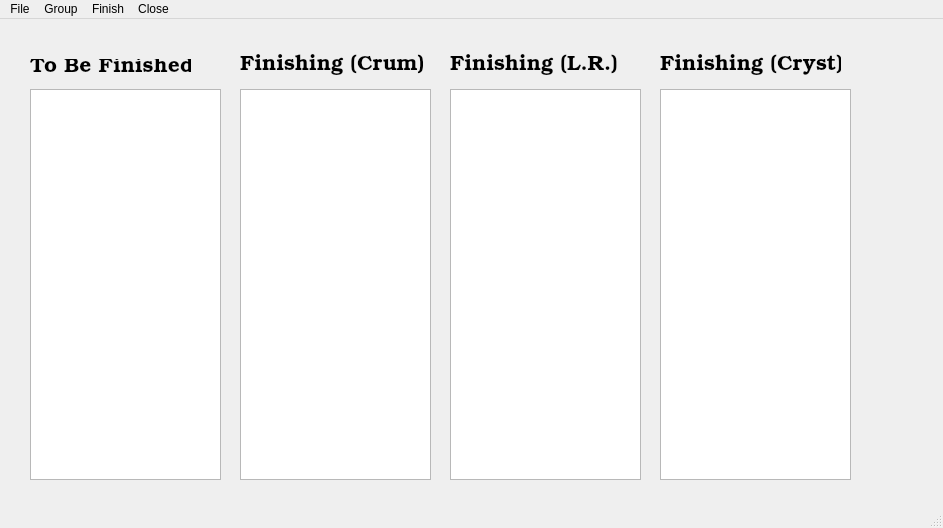
<?xml version="1.0" encoding="UTF-8"?>
<ui version="4.0">
 <class>MainWindow</class>
 <widget class="QMainWindow" name="MainWindow">
  <property name="geometry">
   <rect>
    <x>0</x>
    <y>0</y>
    <width>943</width>
    <height>528</height>
   </rect>
  </property>
  <property name="windowTitle">
   <string>MainWindow</string>
  </property>
  <widget class="QWidget" name="centralwidget">
   <widget class="QListWidget" name="listToBe">
    <property name="geometry">
     <rect>
      <x>30</x>
      <y>70</y>
      <width>191</width>
      <height>391</height>
     </rect>
    </property>
    <property name="font">
     <font>
      <family>URW Bookman L</family>
      <pointsize>12</pointsize>
     </font>
    </property>
   </widget>
   <widget class="QListWidget" name="listCrumFin">
    <property name="geometry">
     <rect>
      <x>240</x>
      <y>70</y>
      <width>191</width>
      <height>391</height>
     </rect>
    </property>
    <property name="font">
     <font>
      <family>URW Bookman L</family>
      <pointsize>12</pointsize>
     </font>
    </property>
   </widget>
   <widget class="QListWidget" name="listLRFin">
    <property name="geometry">
     <rect>
      <x>450</x>
      <y>70</y>
      <width>191</width>
      <height>391</height>
     </rect>
    </property>
    <property name="font">
     <font>
      <family>URW Bookman L</family>
      <pointsize>12</pointsize>
     </font>
    </property>
   </widget>
   <widget class="QListWidget" name="listCry">
    <property name="geometry">
     <rect>
      <x>660</x>
      <y>70</y>
      <width>191</width>
      <height>391</height>
     </rect>
    </property>
    <property name="font">
     <font>
      <family>URW Bookman L</family>
      <pointsize>12</pointsize>
     </font>
    </property>
   </widget>
   <widget class="QLabel" name="labelToBe">
    <property name="geometry">
     <rect>
      <x>30</x>
      <y>40</y>
      <width>161</width>
      <height>16</height>
     </rect>
    </property>
    <property name="font">
     <font>
      <family>URW Bookman L</family>
      <pointsize>16</pointsize>
     </font>
    </property>
    <property name="text">
     <string>To Be Finished</string>
    </property>
   </widget>
   <widget class="QLabel" name="labelCrumFin">
    <property name="geometry">
     <rect>
      <x>240</x>
      <y>30</y>
      <width>201</width>
      <height>31</height>
     </rect>
    </property>
    <property name="font">
     <font>
      <family>URW Bookman L</family>
      <pointsize>16</pointsize>
     </font>
    </property>
    <property name="text">
     <string>Finishing (Crum)</string>
    </property>
   </widget>
   <widget class="QLabel" name="labelLRFin">
    <property name="geometry">
     <rect>
      <x>450</x>
      <y>30</y>
      <width>181</width>
      <height>31</height>
     </rect>
    </property>
    <property name="font">
     <font>
      <family>URW Bookman L</family>
      <pointsize>16</pointsize>
     </font>
    </property>
    <property name="text">
     <string>Finishing (L.R.)</string>
    </property>
   </widget>
   <widget class="QLabel" name="labelCryFIn">
    <property name="geometry">
     <rect>
      <x>660</x>
      <y>30</y>
      <width>181</width>
      <height>31</height>
     </rect>
    </property>
    <property name="font">
     <font>
      <family>URW Bookman L</family>
      <pointsize>16</pointsize>
     </font>
    </property>
    <property name="text">
     <string>Finishing (Cryst)</string>
    </property>
   </widget>
  </widget>
  <widget class="QMenuBar" name="menubar">
   <property name="geometry">
    <rect>
     <x>0</x>
     <y>0</y>
     <width>943</width>
     <height>25</height>
    </rect>
   </property>
   <widget class="QMenu" name="menuFile">
    <property name="title">
     <string>File</string>
    </property>
    <addaction name="actionQuit"/>
   </widget>
   <widget class="QMenu" name="menuGroup">
    <property name="title">
     <string>Group</string>
    </property>
    <addaction name="actionGroup_Selected"/>
   </widget>
   <widget class="QMenu" name="menuFinish">
    <property name="title">
     <string>Finish</string>
    </property>
    <widget class="QMenu" name="menuFinish_Selected">
     <property name="title">
      <string>Finish Selected</string>
     </property>
     <addaction name="actionCrumble_Goo"/>
     <addaction name="actionLive_Resin"/>
     <addaction name="actionCrystals"/>
    </widget>
    <addaction name="menuFinish_Selected"/>
   </widget>
   <widget class="QMenu" name="menuClose">
    <property name="title">
     <string>Close</string>
    </property>
    <widget class="QMenu" name="menuClose_Selected">
     <property name="title">
      <string>Close Selected</string>
     </property>
     <addaction name="actionCrum_Goo"/>
     <addaction name="actionLive_Resin_2"/>
     <addaction name="actionCrystals_2"/>
    </widget>
    <addaction name="menuClose_Selected"/>
   </widget>
   <addaction name="menuFile"/>
   <addaction name="menuGroup"/>
   <addaction name="menuFinish"/>
   <addaction name="menuClose"/>
  </widget>
  <widget class="QStatusBar" name="statusbar"/>
  <action name="actionSave">
   <property name="text">
    <string>Save</string>
   </property>
  </action>
  <action name="actionQuit">
   <property name="text">
    <string>Quit</string>
   </property>
  </action>
  <action name="actionGroup_Selected">
   <property name="text">
    <string>Group Selected</string>
   </property>
  </action>
  <action name="actionCrumble_Goo">
   <property name="text">
    <string>Crumble/Goo</string>
   </property>
  </action>
  <action name="actionLive_Resin">
   <property name="text">
    <string>Live Resin</string>
   </property>
  </action>
  <action name="actionCrystals">
   <property name="text">
    <string>Crystals</string>
   </property>
  </action>
  <action name="actionTo_Be_Finished">
   <property name="text">
    <string>To Be Finished</string>
   </property>
  </action>
  <action name="actionCrumble_Finsihing">
   <property name="text">
    <string>Crumble Finsihing</string>
   </property>
  </action>
  <action name="actionLive_Resin_Finishing">
   <property name="text">
    <string>Live Resin Finishing</string>
   </property>
  </action>
  <action name="actionCrystal_Finishing">
   <property name="text">
    <string>Crystal Finishing</string>
   </property>
  </action>
  <action name="actionView_Selected">
   <property name="text">
    <string>View Selected</string>
   </property>
  </action>
  <action name="actionHarvest">
   <property name="text">
    <string>Harvest</string>
   </property>
  </action>
  <action name="actionCrum_Goo">
   <property name="text">
    <string>Crum/Goo</string>
   </property>
  </action>
  <action name="actionLive_Resin_2">
   <property name="text">
    <string>Live Resin</string>
   </property>
  </action>
  <action name="actionCrystals_2">
   <property name="text">
    <string>Crystals</string>
   </property>
  </action>
 </widget>
 <resources/>
 <connections/>
</ui>
